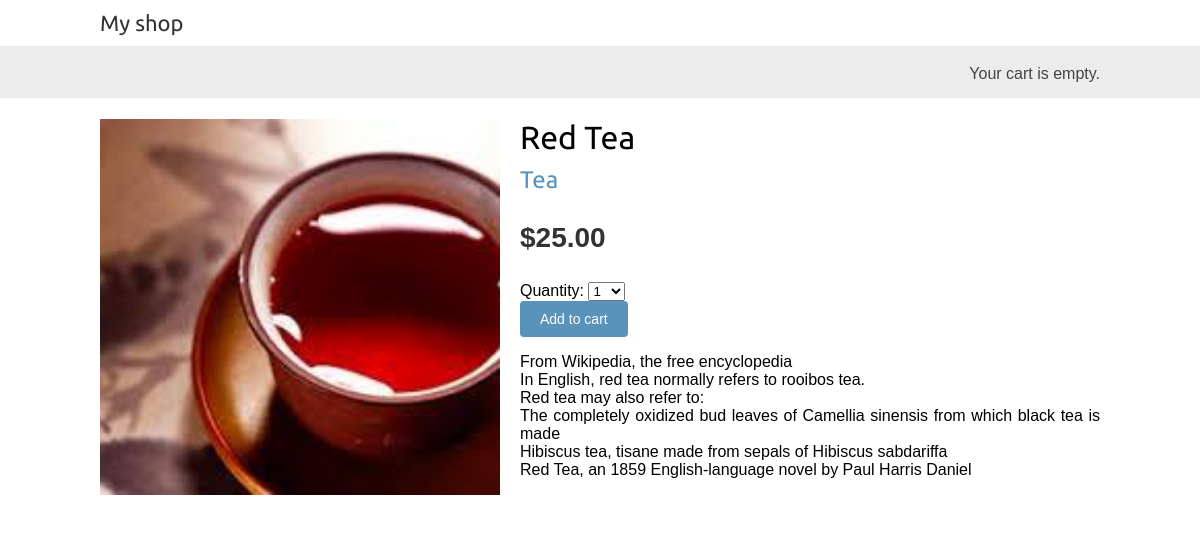
/2/red-tea/, run on the app's committed database.
### shop/models.py (models this page shows, shortened)
class Product(models.Model):
    category = models.ForeignKey(Category,related_name='products',on_delete=models.CASCADE)
    name = models.CharField(max_length=200)
    slug = models.SlugField(max_length=200)
    image = models.ImageField(upload_to='products/%Y/%m/%d',blank=True)
    description = models.TextField(blank=True)
    price = models.DecimalField(max_digits=10,decimal_places=2)
    available = models.BooleanField(default=True)
    created = models.DateTimeField(auto_now_add=True)
    updated = models.DateTimeField(auto_now=True)
    class Meta:
        ordering = ['name']
        indexes = [
            models.Index(fields=['id', 'slug']),
            models.Index(fields=['name']),
            models.Index(fields=['-created']),
            ]

class Category(models.Model):
    name =models.CharField(max_length=200)
    slug = models.SlugField(max_length=200, unique=True)
    class Meta:
        ordering = ['name']
        indexes =[
            models.Index(fields=['name']),
        ]
        verbose_name ='category'
        verbose_name_plural ='categories'
    def __str__(self):
        return self.name
    def get_absolute_url(self):
        return reverse('shop:product_list_by_category',args=[self.slug])

### shop/views.py (the view)
# urls.py: path('<int:id>/<slug:slug>/',views.product_detail, name ='product_detail'),
def product_detail(request, id,slug):
    product =get_object_or_404(Product, id=id,slug=slug,available=True)
    cart_product_form =CartAddProductForm()
    return render(request, 'shop/product/detail.html',{'product':product, 'cart_product_form':cart_product_form})

### cart/forms.py
class CartAddProductForm(forms.Form):
    quantity =forms.TypedChoiceField(choices =PRODUCT_QUANTITY_CHOICES, coerce=int)
    override =forms.BooleanField(required =False, initial=False, widget =forms.HiddenInput)

### cart/cart.py (called while the page is built)
    def __len__(self):
        return sum(item['quantity'] for item in self.cart.values())

### cart/context_processors.py (called while the page is built)
def cart(request):
    return {'cart': Cart(request)}

### shop/templates/shop/product/detail.html (shortened to what this page needs)
{% extends "shop/base.html" %}
{% load static %}
{% block content %}
    <div class="product-detail">
        <img src="{% if product.image %}{{ product.image.url }}{% else %}{% static "img/no_image.png" %}{% endif %}">
        <h1>{{ product.name }}</h1>
        <h2>
            <a href="{{ product.category.get_absolute_url }}">{{ product.category}}</a>
        </h2>
        <p class="price">${{ product.price }}</p>
        <form action="{% url "cart:cart_add" product.id %}" method="post">
            {{ cart_product_form }}
            <input type="submit" value="Add to cart">
        </form>
        {{ product.description | linebreaks }}
    </div>
{% endblock %}

### shop/static/css/base.css (style rules this page uses)
body { margin:0; padding:0; font-family:helvetica, sans-serif; }
h1, h2, h3, h4, h5 , h6 { font-family: 'Ubuntu', sans-serif; font-weight:normal; }
a { text-decoration:none; color:#5993bb; }
a.button, input[type="submit"] { color:#fff; background:#5993bb; border-radius:4px; padding:10px 20px; font-size:14px; border:0; }
.product-detail { text-align:justify; }
.product-detail .price { color:#333; font-size:28px; font-weight:bold; }
.product-detail img { width:40%; float:left; padding:0 20px 20px 0; }
.product-detail h1 { margin-bottom:0; }
.product-detail h2 { margin-top:10px; }

### data on the page
Product: image (picture), name "Red Tea", category "Tea", price "25.00", description "From Wikipedia, the free encyclopedia In English, red tea normally refers to rooibos tea. Red tea may also refer to: The completely oxidized bud leaves of Camellia sinensis from which black tea is made Hibiscus tea, tisane made from sepals of Hibiscus sabdariffa Red Tea, an 1859 English-language novel by Paul Harris Daniel"
